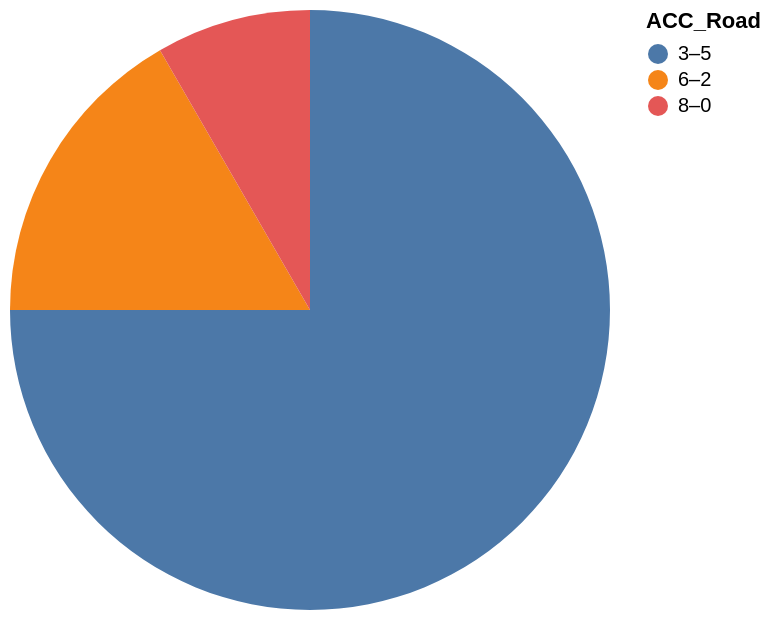

Write the Vega-Lite specification saved for this chart.
### Vega-Lite specification from a JSON file in a GitHub repository (floating-point values rounded to 4 significant figures)
{"data": {"values": [{"x_data": "3–5", "y_data": 9}, {"x_data": "6–2", "y_data": 2}, {"x_data": "8–0", "y_data": 1}]}, "mark": "arc", "encoding": {"theta": {"field": "y_data", "type": "quantitative", "title": "SUM(School_ID)"}, "color": {"field": "x_data", "type": "nominal", "title": "ACC_Road"}}}
